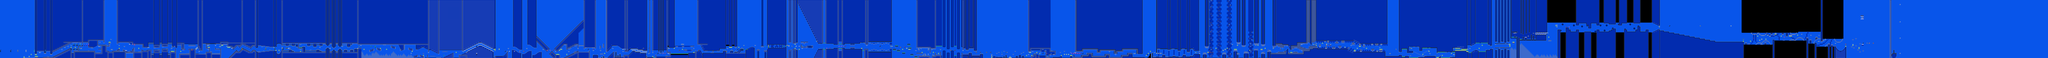

A level layout from a 2D game, rendered from its tile map. Below: a short description, then the map file with tile-grid data replaced by summaries:
An orthogonal 2000x57 tile map with 16x16 px tiles, 2 tile layers (SP, ...), 2 tilesets.

<map version="1.10" tiledversion="1.11.0" orientation="orthogonal" renderorder="right-down" width="2000" height="57" tilewidth="16" tileheight="16" infinite="0" nextlayerid="3" nextobjectid="1">
 <editorsettings>
  <chunksize width="16" height="27" />
  <export target="../LEVELS/LEVEL DATA/dearnostalgists.csv" format="csv" />
 </editorsettings>
 <tileset firstgid="1" name="famidash" tilewidth="16" tileheight="16" tilecount="256" columns="16">
  <image source="../GRAPHICS/famidash.bmp" width="256" height="256" />
 </tileset>
 <tileset firstgid="257" name="sprites" tilewidth="16" tileheight="16" tilecount="256" columns="16">
  <image source="../GRAPHICS/sprites.png" width="256" height="256" />
 </tileset>
 <layer id="1" width="2000" height="57">
  <data>[114000 cells, 114000 non-empty, 99 distinct tile ids]</data>
 </layer>
 <layer id="2" name="SP" width="2000" height="57" opacity="0.69">
  <data>[114000 cells, 635 non-empty, 88 distinct tile ids]</data>
 </layer>
</map>
